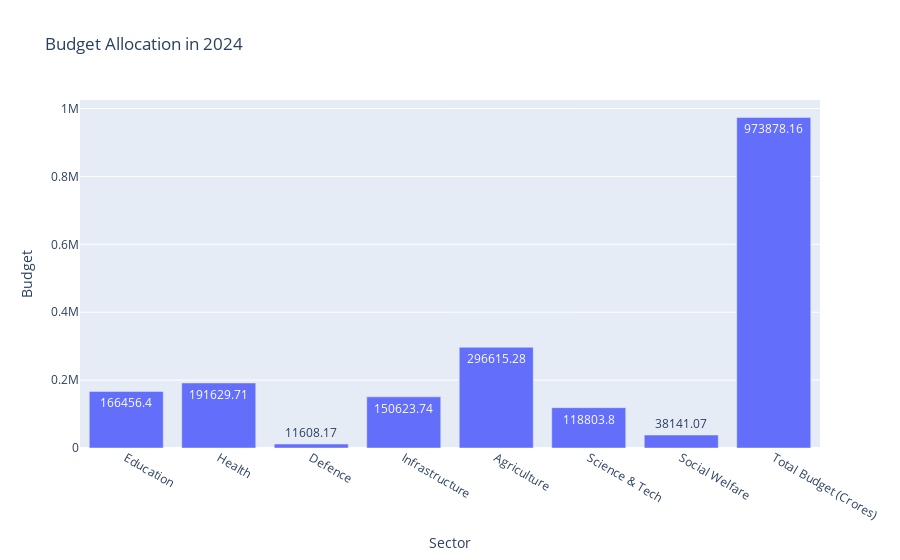
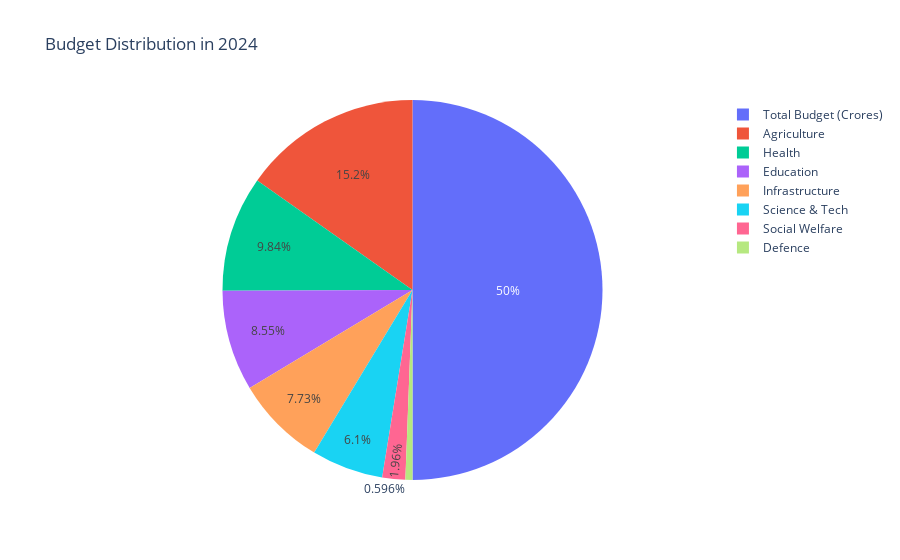

These figures' notebook cell, in order:
### Code cell
import pandas as pd
import matplotlib.pyplot as plt
import seaborn as sns
import plotly.express as px

def load_data(file_path):
    df = pd.read_csv(file_path)
    return df

def plot_budget_trends(df):
    plt.figure(figsize=(12, 6))
    for column in df.columns[1:-1]:
        plt.plot(df['Year'], df[column], label=column)
    plt.xlabel("Year")
    plt.ylabel("Budget Allocation (Crores)")
    plt.title("Budget Allocation Trends (1990-2024)")
    plt.legend()
    plt.grid(True)
    plt.show()

def plot_sector_comparison(df, year):
    data = df[df['Year'] == year].melt(id_vars=['Year'], var_name='Sector', value_name='Budget')
    fig = px.bar(data, x='Sector', y='Budget', title=f"Budget Allocation in {year}", text='Budget')
    fig.show()

def plot_budget_distribution(df, year):
    data = df[df['Year'] == year].melt(id_vars=['Year'], var_name='Sector', value_name='Budget')
    fig = px.pie(data, names='Sector', values='Budget', title=f"Budget Distribution in {year}")
    fig.show()

if __name__ == "__main__":
    file_path = "Budget_Allocation_India_1990_2024.csv"
    df = load_data(file_path)
    
    plot_budget_trends(df)
    year = int(input("Enter Year for Sector Comparison: "))
    plot_sector_comparison(df, year)
    plot_budget_distribution(df, year)

### Figure 1 — Plotly figure (JSON) as saved in the notebook; plotly's stock layout.template omitted (floating-point values rounded to 4 significant figures)
{"data": [{"hovertemplate": "Sector=%{x}<br>Budget=%{text}<extra></extra>", "legendgroup": "", "marker": {"color": "#636efa", "pattern": {"shape": ""}}, "name": "", "orientation": "v", "showlegend": false, "text": [166500.0, 191600.0, 11610.0, 150600.0, 296600.0, 118800.0, 38140.0, 973900.0], "textposition": "auto", "type": "bar", "x": ["Education", "Health", "Defence", "Infrastructure", "Agriculture", "Science & Tech", "Social Welfare", "Total Budget (Crores)"], "xaxis": "x", "y": [166500.0, 191600.0, 11610.0, 150600.0, 296600.0, 118800.0, 38140.0, 973900.0], "yaxis": "y"}], "layout": {"barmode": "relative", "legend": {"tracegroupgap": 0}, "title": {"text": "Budget Allocation in 2024"}, "xaxis": {"anchor": "y", "domain": [0, 1], "title": {"text": "Sector"}}, "yaxis": {"anchor": "x", "domain": [0, 1], "title": {"text": "Budget"}}}}

### Figure 2 — Plotly figure (JSON) as saved in the notebook; plotly's stock layout.template omitted (floating-point values rounded to 4 significant figures)
{"data": [{"domain": {"x": [0, 1], "y": [0, 1]}, "hovertemplate": "Sector=%{label}<br>Budget=%{value}<extra></extra>", "labels": ["Education", "Health", "Defence", "Infrastructure", "Agriculture", "Science & Tech", "Social Welfare", "Total Budget (Crores)"], "legendgroup": "", "name": "", "showlegend": true, "type": "pie", "values": [166500.0, 191600.0, 11610.0, 150600.0, 296600.0, 118800.0, 38140.0, 973900.0]}], "layout": {"legend": {"tracegroupgap": 0}, "title": {"text": "Budget Distribution in 2024"}}}
